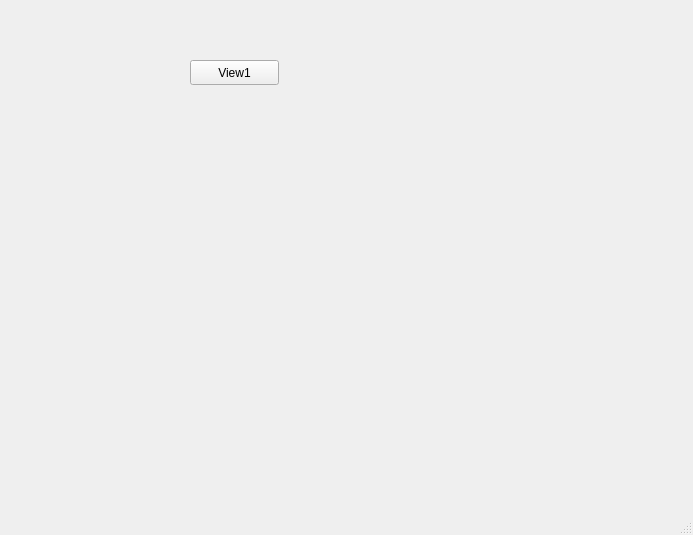
<?xml version="1.0" encoding="UTF-8"?>
<ui version="4.0">
 <class>MainWindow</class>
 <widget class="QMainWindow" name="MainWindow">
  <property name="geometry">
   <rect>
    <x>0</x>
    <y>0</y>
    <width>693</width>
    <height>535</height>
   </rect>
  </property>
  <property name="windowTitle">
   <string>MainWindow</string>
  </property>
  <widget class="QWidget" name="centralwidget">
   <widget class="QPushButton" name="pushButton">
    <property name="geometry">
     <rect>
      <x>190</x>
      <y>60</y>
      <width>89</width>
      <height>25</height>
     </rect>
    </property>
    <property name="text">
     <string>View1</string>
    </property>
   </widget>
  </widget>
  <widget class="QMenuBar" name="menubar">
   <property name="geometry">
    <rect>
     <x>0</x>
     <y>0</y>
     <width>693</width>
     <height>27</height>
    </rect>
   </property>
  </widget>
  <widget class="QStatusBar" name="statusbar"/>
 </widget>
 <resources/>
 <connections/>
</ui>
